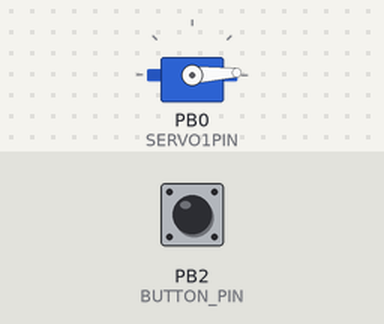
Bench run of a sketch on a simulated ATtiny85, built with avr-gcc and run on an emulated ATtiny85. Parts: servo. The test bench sets the inputs (shaded band); at power-on: PB2 (BUTTON_PIN) HIGH.

Above: at 0.1 s.
Timing chart, 0 to 4.5 s (numbered marks = the images above):
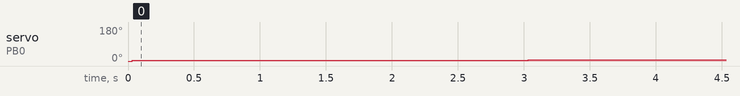

The sketch:

ESCtester.ino
```cpp
#include <Adafruit_SoftServo.h>

// This is our motor.
Adafruit_SoftServo myServo1;

#define SERVO1PIN 0
int led = 1; // blink 'digital' pin 1 - AKA the built in red LED
int BUTTON_PIN = 2;
bool oldState = LOW;
int state = 0;

// the setup routine runs once when you press reset:
void setup() {
  pinMode(BUTTON_PIN, INPUT_PULLUP);
  // Set up the interrupt that will refresh the servo for us automagically
  OCR0A = 0xAF;            // any number is OK
  TIMSK |= _BV(OCIE0A);    // Turn on the compare interrupt (below!)

  myServo1.attach(SERVO1PIN);
  myServo1.write(0);
  delay(30);

  // arm it
  for (int i=3; i<7; i++){
    myServo1.write(i);
    delay(1000);
  }
  delay(20000);
}

void loop() {
  // Get current button state.
  bool newState = digitalRead(BUTTON_PIN);

  // Check if state changed from high to low (button press).
  if (newState == LOW && oldState == HIGH) {
    // Short delay to debounce button.
    delay(20);
    // Check if button is still low after debounce.
    newState = digitalRead(BUTTON_PIN);
    if (newState == LOW) {
      if(state <10) state++;
      else state += 10;
      if (state > 180) state = 0;
      myServo1.write(state);
    }
  }

  if(state%10 == 0) digitalWrite(led, HIGH);
  else digitalWrite(led, LOW);

  // Set the last button state to the old state.
  oldState = newState;
}

// We'll take advantage of the built in millis() timer that goes off
// to keep track of time, and refresh the servo every 20 milliseconds
// The SIGNAL(TIMER0_COMPA_vect) function is the interrupt that will be
// Called by the microcontroller every 2 milliseconds
volatile uint8_t counter = 0;
SIGNAL(TIMER0_COMPA_vect) {
  // this gets called every 2 milliseconds
  counter += 2;
  // every 20 milliseconds, refresh the servos!
  if (counter >= 20) {
    counter = 0;
    myServo1.refresh();
  }
}
```
